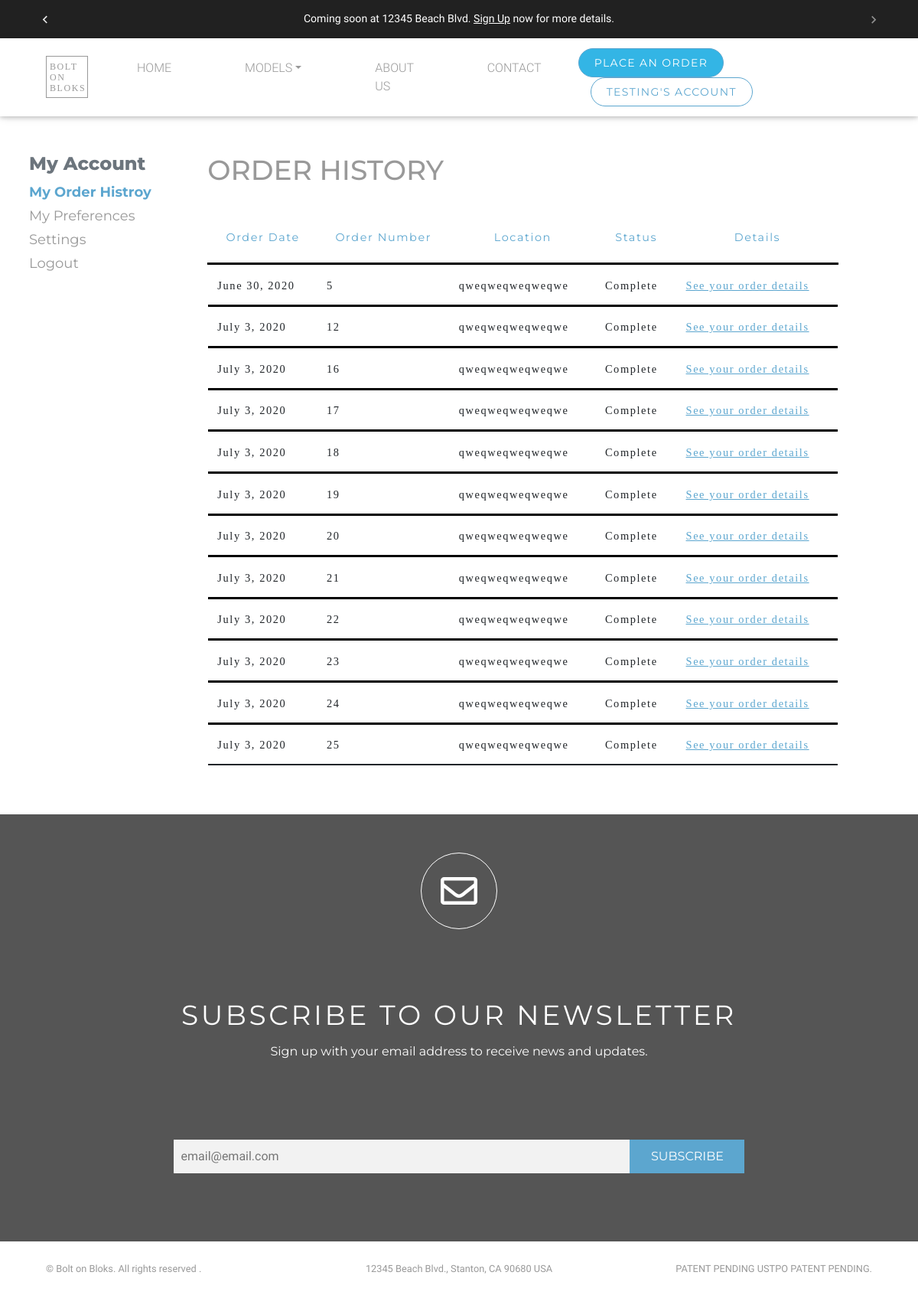
Before: /my/orders (signed in) with the older database file.
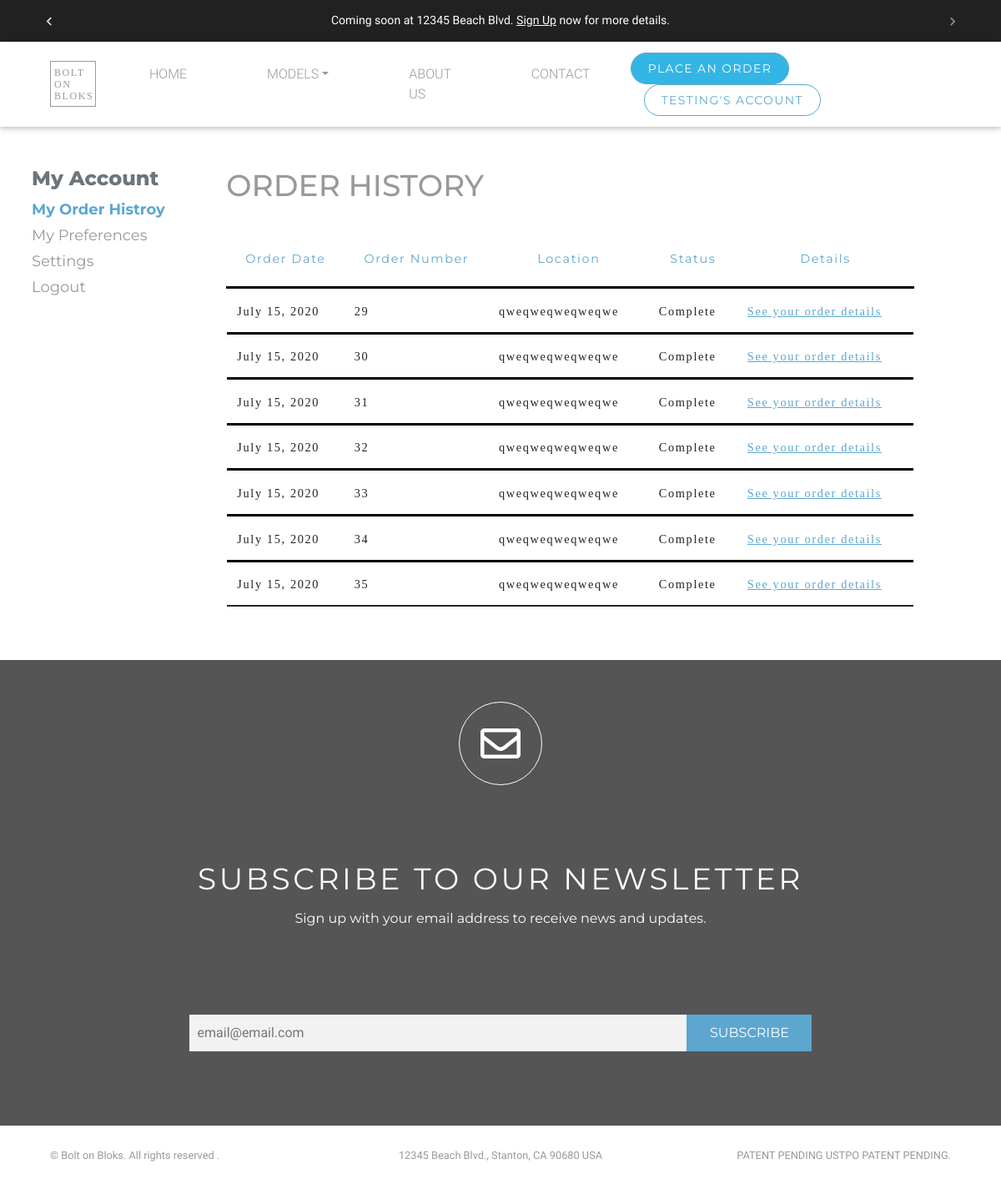
After: the same page with the newer database file.
### order/models.py (models this page shows)
class CartOrder(models.Model):
    user = models.ForeignKey(User, on_delete=models.CASCADE)
    delivery_info_obj = models.ForeignKey(DeliveryInfo, on_delete=models.CASCADE, default=None, blank=True, null=True)
    buyer_app_obj = models.ForeignKey(Order, on_delete=models.CASCADE, default=None, blank=True, null=True)
    order_items = models.ForeignKey(ContainerPricing, on_delete=models.CASCADE, blank=True, null=True)
    custom_order = models.ForeignKey(CustomContainerPricing, on_delete=models.CASCADE, blank=True, null=True)
    custom_floors = models.CharField("No. of Floors", max_length=100, blank=True, null=True)
    custom_width = models.CharField("Width", max_length=100, blank=True, null=True)
    custom_depth = models.CharField("Depth", max_length=100, blank=True, null=True)
    quantity = models.PositiveIntegerField("Quantity")
    ordered_on = models.DateField(auto_now_add=True)
    furnishing_option = models.CharField('furnishing_option', max_length=100, blank=True, null=True)
    user_image = models.ImageField(upload_to="pdf-images", blank=True, null=True, default="default.jpeg")
    class Meta:
        verbose_name = "Shipping Home Order"
        verbose_name_plural = "Shipping Home Orders"

### users/models.py (models this page shows, shortened)
class User(AbstractUser):
    email = models.EmailField(verbose_name='email address',max_length=255,unique=True)
    username = models.CharField(verbose_name='Username',max_length=255,default=None, blank=True, null= True)
    USERNAME_FIELD = 'email'
    REQUIRED_FIELDS = ['username']

class SpecUser(User):
    USER_TYPE = (
        ('developer','Developer'),
        ('lender','Lender'),
        ('banker','Banker'),
        ('dealer','Dealer'),
        ('homeowner','Prospective Homeowner'),
        ('Municipality/Government Official','Municipality/Government Official'),
        ('vendor','Vendor'),
    )
    user_type = models.CharField('Sign up as', max_length=32, choices = USER_TYPE, default = None)
    company_name = models.CharField('Name of Company',max_length=100, blank=True, null=True)
    title = models.CharField('Title',max_length=100, blank=True, null=True)
    phone_number = models.CharField(("Phone Number"), max_length = 18, help_text="optional", blank=True, null=True)
    dealer_no = models.CharField('Dealer Number',max_length=6, help_text="optional", validators=[RegexValidator(r"^[0-9]*$")] ,blank=True, null=True)
    home_permission = models.BooleanField('Home Access', default=False)
    content_permission = models.BooleanField('Content Access', default=False)
    activation_time_home = models.DateTimeField('Activation Time (Home)',blank=True, null=True)
    expire_time_home = models.DateTimeField('Expire Time (Home)', blank=True, null=True)
    activation_time_spec_content = models.DateTimeField('Activation Time (Content)',blank=True, null=True)
    expire_time_spec_content = models.DateTimeField('Expire Time (Content)', blank=True, null=True)
    city = models.CharField('City',max_length=60, default='', blank=True, null=True)
    postal = models.CharField('Postal',max_length=60, default='', blank=True, null=True)
    state = models.CharField('State',max_length=60, default='', blank=True, null=True)
    country = models.CharField('Country',max_length=60, default='', blank=True, null=True)
    address = models.CharField('Address', max_length=1000, default='', blank=True, null=True)
    class Meta:
        verbose_name = 'Spec_User'
        verbose_name_plural = 'Spec User'

### order/views.py (the view)
# urls.py: path('my/orders', view_container_order_items, name='my-orders'),# for users history
@login_required
def view_container_order_items(request, pk=None):
    if request.user.is_superuser:
        items = CartOrder.objects.filter(user=pk)
    else:
        items = CartOrder.objects.filter(user=request.user)
    return render(request, "order/order-history.html", {"items":items})

### users/forms.py
class EmailListForm(forms.ModelForm):
    class Meta:
        model = EmailList
        fields = ['email']
    def __init__(self, *args, **kwargs):
        super(EmailListForm, self).__init__(*args, **kwargs)
        self.fields['email'].widget.attrs.update({
            'placeholder': 'email@email.com',
            "class":"news-input",
        })

### users/context_processor.py (called while the page is built)
def email_form(request):
    form = EmailListForm()
    return {"subscribe_form":form}

### order/templates/order/order-history.html (shortened to what this page needs)
{% extends "users/base.html" %}
{% load crispy_forms_tags %}
{% load static %}
{% load humanize %}
{% block content %}
 <div class="container mt-5 mb-5">
     <div class="row">
         {% include 'signup/side_nav.html' %}
         <div class="col-lg-9 col-md-9 m-auto mt-2">
             <p class="order-heading">ORDER HISTORY</p>
             <div class="tab-content table-responsive" id="order-list">
                 <table class="table  parent">
                     <thead style="">
                     <tr height="70" class="main-th">
                         <th>Order Date</th>
                         <th>Order Number  </th>
                         <th>Location</th>
                         <th>Status </th>
                         <th>Details</th>
                     </tr>
                     </thead>
                     <tbody>
                     {% for order in items %}
                     <tr height="45" bgcolor="FFFFFF" class="detail_anchor_container black-border">
                         <td><a>{{ order.ordered_on }}</a></td>
                         <td><a>{{ order.id }}</a></td>
                         <td><a>{{ order.user.specuser.address }}</a></td>
                         <td><a>Complete</a></td>
                         <td><a><u>See your order details</u></a></td>
                     </tr>
                     {% endfor %}
                     </tbody>
                 </table>
             </div>
         </div>
     </div>
 </div>
{% endblock %}

Changed rows visible on the page:
removed CartOrder: ordered_on "June 30, 2020", id "5", user.specuser.address "qweqweqweqweqwe"
removed CartOrder: ordered_on "July 3, 2020", id "12", user.specuser.address "qweqweqweqweqwe"
removed CartOrder: ordered_on "July 3, 2020", id "16", user.specuser.address "qweqweqweqweqwe"
removed CartOrder: ordered_on "July 3, 2020", id "17", user.specuser.address "qweqweqweqweqwe"
removed CartOrder: ordered_on "July 3, 2020", id "18", user.specuser.address "qweqweqweqweqwe"
removed CartOrder: ordered_on "July 3, 2020", id "19", user.specuser.address "qweqweqweqweqwe"
removed CartOrder: ordered_on "July 3, 2020", id "20", user.specuser.address "qweqweqweqweqwe"
removed CartOrder: ordered_on "July 3, 2020", id "21", user.specuser.address "qweqweqweqweqwe"
removed CartOrder: ordered_on "July 3, 2020", id "22", user.specuser.address "qweqweqweqweqwe"
removed CartOrder: ordered_on "July 3, 2020", id "23", user.specuser.address "qweqweqweqweqwe"
removed CartOrder: ordered_on "July 3, 2020", id "24", user.specuser.address "qweqweqweqweqwe"
removed CartOrder: ordered_on "July 3, 2020", id "25", user.specuser.address "qweqweqweqweqwe"
added CartOrder: ordered_on "July 15, 2020", id "29", user.specuser.address "qweqweqweqweqwe"
added CartOrder: ordered_on "July 15, 2020", id "30", user.specuser.address "qweqweqweqweqwe"
added CartOrder: ordered_on "July 15, 2020", id "31", user.specuser.address "qweqweqweqweqwe"
added CartOrder: ordered_on "July 15, 2020", id "32", user.specuser.address "qweqweqweqweqwe"
added CartOrder: ordered_on "July 15, 2020", id "33", user.specuser.address "qweqweqweqweqwe"
added CartOrder: ordered_on "July 15, 2020", id "34", user.specuser.address "qweqweqweqweqwe"
added CartOrder: ordered_on "July 15, 2020", id "35", user.specuser.address "qweqweqweqweqwe"
